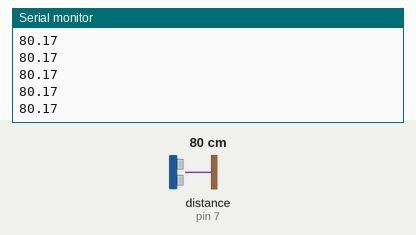
A sketch run on a simulated Arduino Uno, built with avr-gcc and run on an emulated ATmega328P. Shown: the last lines printed to the serial monitor. Wiring (inferred from the names in the program): ultrasonic range finder: trigger pin 8; echo pin 7. The inputs (shaded band) are chosen by the test bench; at power-on: distance to the obstacle (sensor on pin 7) 80 cm. The echo pulse lasts 58.3 µs per cm.

Above: at 1.2 s.
1.3 s: distance to the obstacle (sensor on pin 7) set to 2 cm
At 1.38 s:
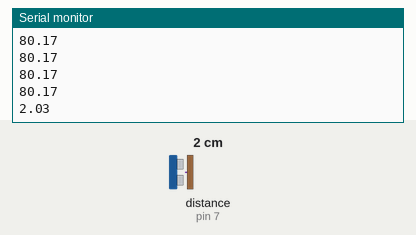
2.8 s: distance to the obstacle (sensor on pin 7) set to 4 cm
At 2.89 s:
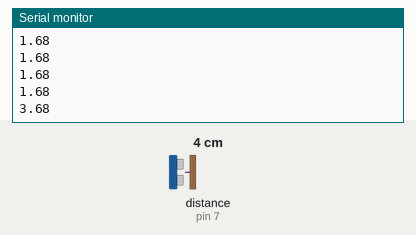
Timing chart, 0 to 5.8 s (numbered marks = the images above; inputs shaded):
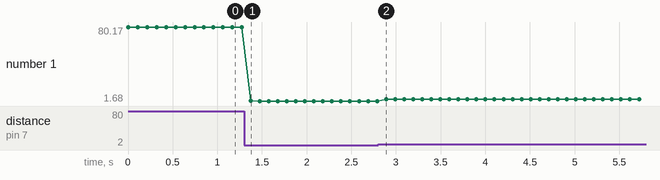

Measured:
- after the input at 1.3 s, the serial monitor: prints a new line after 0.07 s (image 1)
- after the input at 2.8 s, the serial monitor: prints a new line after 0.09 s (image 2)
- plotted number 1: 80.17 → 1.68 after the input at 1.3 s, 1.68 → 3.68 after the input at 2.8 s

The sketch:

ultrasonic_arduino.ino
```cpp
/*  EXP 04d - HC-SR04 distance sensor (Arduino Uno)
    WIRING
      HC-SR04 VCC -> 5V ; GND -> GND ; TRIG -> D8 ; ECHO -> D7
    STEPS
      1. Wire as above, plug the Uno into the PC with USB.
      2. Arduino IDE: File > Open this .ino. Tools > Board > Arduino Uno. Tools > Port > your Uno.
      3. Click Upload (right-arrow).
      4. Tools > Serial Monitor (9600): distance in cm. Move your hand in front of it.
*/
const int TRIG_PIN = 8;
const int ECHO_PIN = 7;

void setup() {
  Serial.begin(9600);
  pinMode(TRIG_PIN, OUTPUT);
  pinMode(ECHO_PIN, INPUT);
}

void loop() {
  digitalWrite(TRIG_PIN, LOW);  delayMicroseconds(2);
  digitalWrite(TRIG_PIN, HIGH); delayMicroseconds(10);
  digitalWrite(TRIG_PIN, LOW);
  long us = pulseIn(ECHO_PIN, HIGH, 30000);      // 30 ms timeout
  if (us) Serial.println((us / 2) / 29.1);       // cm
  else    Serial.println("no echo");
  delay(100);
}
```
